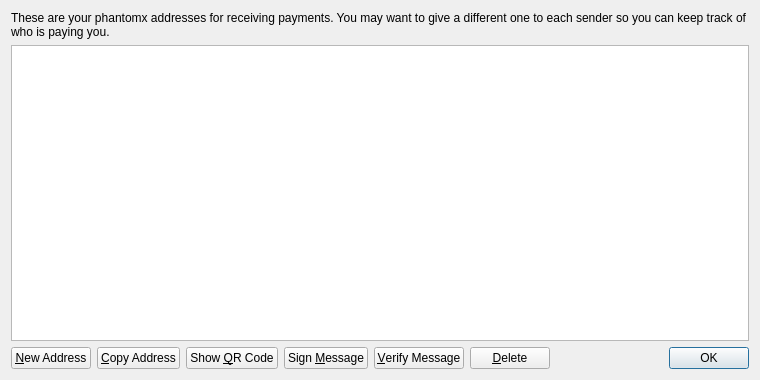
<?xml version="1.0" encoding="UTF-8"?>
<ui version="4.0">
 <class>AddressBookPage</class>
 <widget class="QWidget" name="AddressBookPage">
  <property name="geometry">
   <rect>
    <x>0</x>
    <y>0</y>
    <width>760</width>
    <height>380</height>
   </rect>
  </property>
  <property name="windowTitle">
   <string>Address Book</string>
  </property>
  <layout class="QVBoxLayout" name="verticalLayout">
   <item>
    <widget class="QLabel" name="labelExplanation">
     <property name="text">
      <string>These are your phantomx addresses for receiving payments. You may want to give a different one to each sender so you can keep track of who is paying you.</string>
     </property>
     <property name="textFormat">
      <enum>Qt::PlainText</enum>
     </property>
     <property name="wordWrap">
      <bool>true</bool>
     </property>
    </widget>
   </item>
   <item>
    <widget class="QTableView" name="tableView">
     <property name="contextMenuPolicy">
      <enum>Qt::CustomContextMenu</enum>
     </property>
     <property name="toolTip">
      <string>Double-click to edit address or label</string>
     </property>
     <property name="tabKeyNavigation">
      <bool>false</bool>
     </property>
     <property name="selectionMode">
      <enum>QAbstractItemView::SingleSelection</enum>
     </property>
     <property name="selectionBehavior">
      <enum>QAbstractItemView::SelectRows</enum>
     </property>
     <property name="sortingEnabled">
      <bool>true</bool>
     </property>
     <attribute name="verticalHeaderVisible">
      <bool>false</bool>
     </attribute>
    </widget>
   </item>
   <item>
    <layout class="QHBoxLayout" name="horizontalLayout">
     <item>
      <widget class="QPushButton" name="newAddressButton">
       <property name="toolTip">
        <string>Create a new address</string>
       </property>
       <property name="text">
        <string>&amp;New Address</string>
       </property>
      </widget>
     </item>
     <item>
      <widget class="QPushButton" name="copyToClipboard">
       <property name="toolTip">
        <string>Copy the currently selected address to the system clipboard</string>
       </property>
       <property name="text">
        <string>&amp;Copy Address</string>
       </property>
      </widget>
     </item>
     <item>
      <widget class="QPushButton" name="showQRCode">
       <property name="text">
        <string>Show &amp;QR Code</string>
       </property>
      </widget>
     </item>
     <item>
      <widget class="QPushButton" name="signMessage">
       <property name="toolTip">
        <string>Sign a message to prove you own a phantomx address</string>
       </property>
       <property name="text">
        <string>Sign &amp;Message</string>
       </property>
      </widget>
     </item>
     <item>
      <widget class="QPushButton" name="verifyMessage">
       <property name="toolTip">
        <string>Verify a message to ensure it was signed with a specified phantomx address</string>
       </property>
       <property name="text">
        <string>&amp;Verify Message</string>
       </property>
      </widget>
     </item>
     <item>
      <widget class="QPushButton" name="deleteButton">
       <property name="toolTip">
        <string>Delete the currently selected address from the list</string>
       </property>
       <property name="text">
        <string>&amp;Delete</string>
       </property>
      </widget>
     </item>
     <item>
      <spacer name="horizontalSpacer">
       <property name="orientation">
        <enum>Qt::Horizontal</enum>
       </property>
       <property name="sizeHint" stdset="0">
        <size>
         <width>40</width>
         <height>20</height>
        </size>
       </property>
      </spacer>
     </item>
     <item>
      <widget class="QDialogButtonBox" name="buttonBox">
       <property name="sizePolicy">
        <sizepolicy hsizetype="Maximum" vsizetype="Fixed">
         <horstretch>0</horstretch>
         <verstretch>0</verstretch>
        </sizepolicy>
       </property>
       <property name="standardButtons">
        <set>QDialogButtonBox::Ok</set>
       </property>
      </widget>
     </item>
    </layout>
   </item>
  </layout>
 </widget>
 <resources>
  <include location="../bitcoin.qrc"/>
 </resources>
 <connections/>
</ui>
